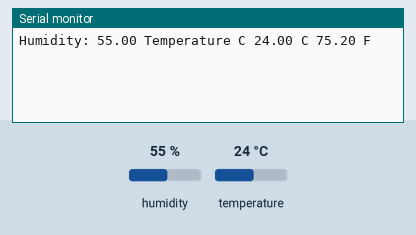
Recording of a sketch running on a simulated Arduino Uno, built with avr-gcc and run on an emulated ATmega328P. Parts: the last lines printed to the serial monitor. The test bench sets the inputs (shaded band); at power-on: humidity 55 %, temperature 24 °C.

Above: at 3.2 s.
3.3 s: humidity set to 22 %
At 4.9 s:
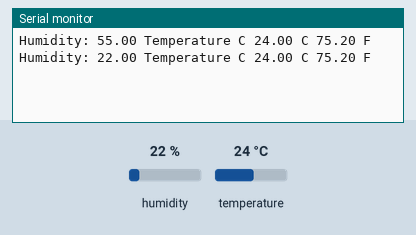
6.0 s: temperature set to 12 °C
At 7.3 s:
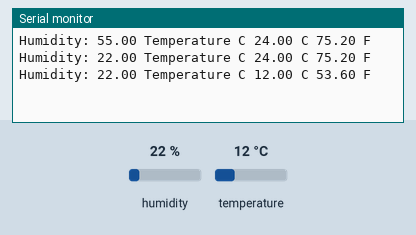
8.7 s: humidity set to 40 %
At 11.0 s:
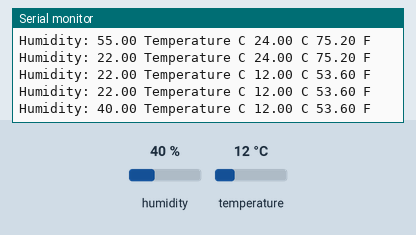
Timing chart, 0 to 12.5 s (numbered marks = the images above; inputs shaded):
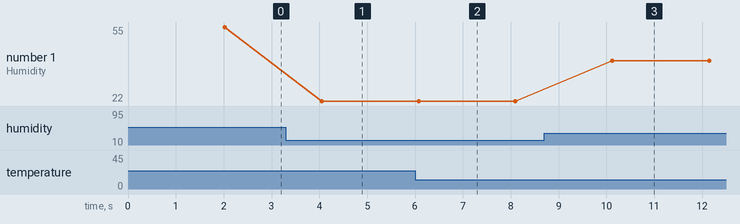

The sketch:

DHT11.ino
```cpp
#include <DHT.h>
#define Type DHT11
int sensePin=4;
DHT HT(sensePin,Type);
float humidity;
float tempC;
float tempF;
int setTime=2000;

void setup() {
Serial.begin(9600);
HT.begin();
delay(setTime);
}

void loop() {
humidity=HT.readHumidity();
tempC=HT.readTemperature();
tempF=HT.readTemperature(true);

Serial.print("Humidity: ");
Serial.print(humidity);
Serial.print(" Temperature C ");
Serial.print(tempC);
Serial.print(" C ");
Serial.print(tempF);
Serial.println(" F ");
delay(2000);
}
```

Measured:
- after the input at 3.3 s, the serial monitor: prints a new line after 0.75 s (image 1)
- after the input at 6.0 s, the serial monitor: prints a new line after 0.07 s (image 2)
- after the input at 8.7 s, the serial monitor: prints a new line after 1.4 s (image 3)
- plotted number 1: 55 → 22 after the input at 3.3 s, 22 → 40 after the input at 8.7 s
